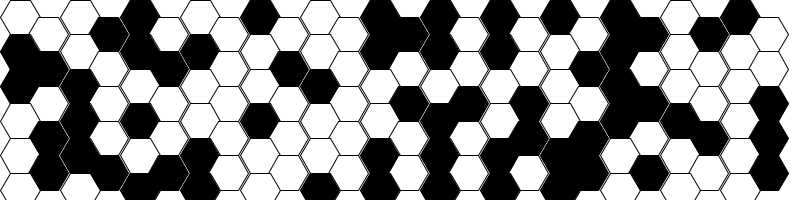
Frame 1 (no input)
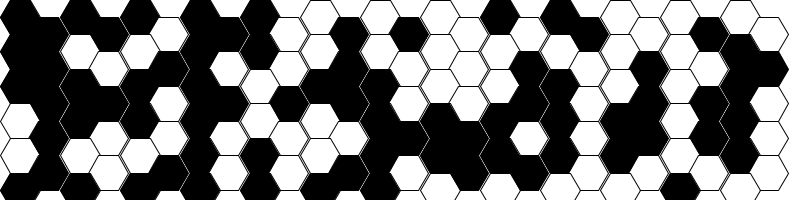
Frame 60 (the mouse pressed at the canvas centre just before this capture)
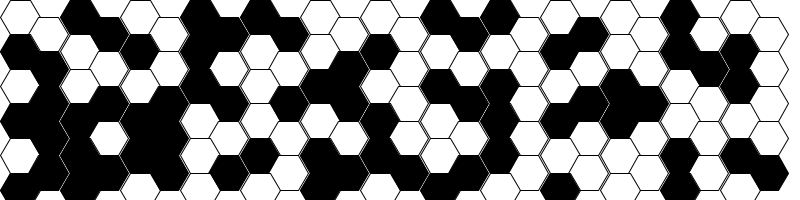
Frame 120 (the mouse held since frame 60 and released just before this capture)

The Processing sketch that drew these frames (run headless with seeded random() and noise(); from frame 60 on, the mouse is pressed at the canvas centre):

// Processing sketch: hexagonal_game_of_life
// ── hexagonal_game_of_life.pde
class GOL {
    float w = 20;
    float h = sin(radians(60)) * w;
     int columns, rows;  
     Cell[][] board;

    GOL() {
        columns = width / int(w * 3);
        rows = height / int(h);
        board = new Cell[columns][rows];
        init();
    }

    void init() {
        float h = sin(radians(60)) * w;
        for (int i = 0; i < columns; i++) {
            for (int j = 0; j < rows; j++) {
                if (j % 2 == 0) board[i][j] = new Cell(i * w * 3, j * h, w);
                else board[i][j] = new Cell(i * w * 3 + w + h / 2, j * h, w);
            }
        }
    }

    void display() {
        for ( int i = 0; i < columns; i++) {
            for ( int j = 0; j < rows; j++) {
                board[i][j].display();
            }
        }
    }
}

class Cell {
    float x, y;
    float w;
    float xoff;
    float yoff;  
    int state;
  
    Cell(float x_, float y_, float w_) {
        x = x_;
        y = y_;
        w = w_;
        xoff = w / 2;
        yoff = sin(radians(60)) * w;
        state = int(random(2));
    }

    void display() {
        fill(state * 255);
        stroke(0);
        pushMatrix();
        translate(x, y);
        beginShape();
        vertex(0, yoff);
        vertex(xoff, 0);
        vertex(xoff + w, 0);
        vertex(2 * w, yoff);
        vertex(xoff + w, 2 * yoff);
        vertex(xoff, 2 * yoff);
        vertex(0, yoff);
        endShape();
        popMatrix();
    }
}

GOL gol;

void setup() {
    size(800, 200);
    frameRate(5);
    smooth();
    gol = new GOL();
}

void draw() {
    background(255);
    gol.init();
    gol.display();
}
